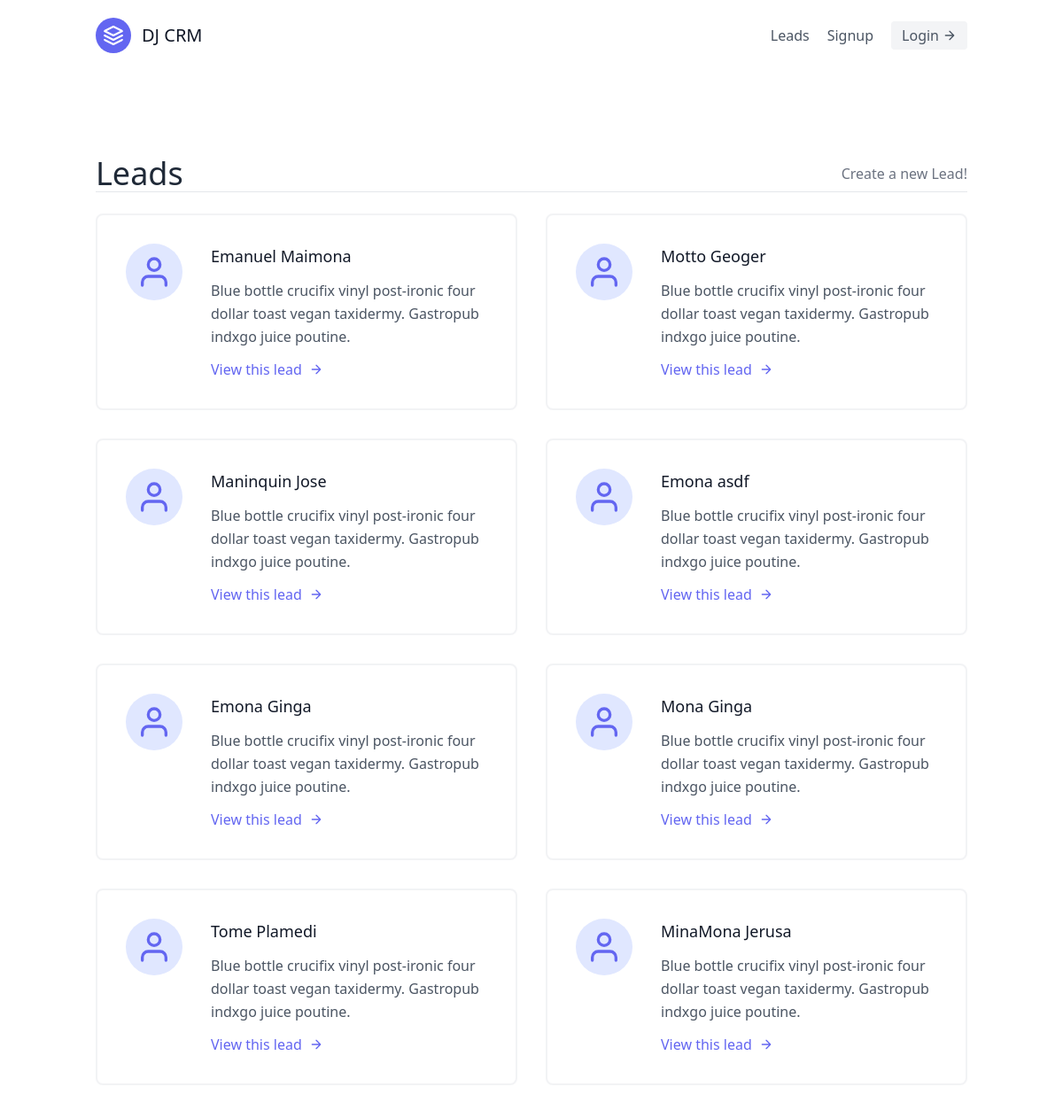
Page /leads/ on the earlier database version.
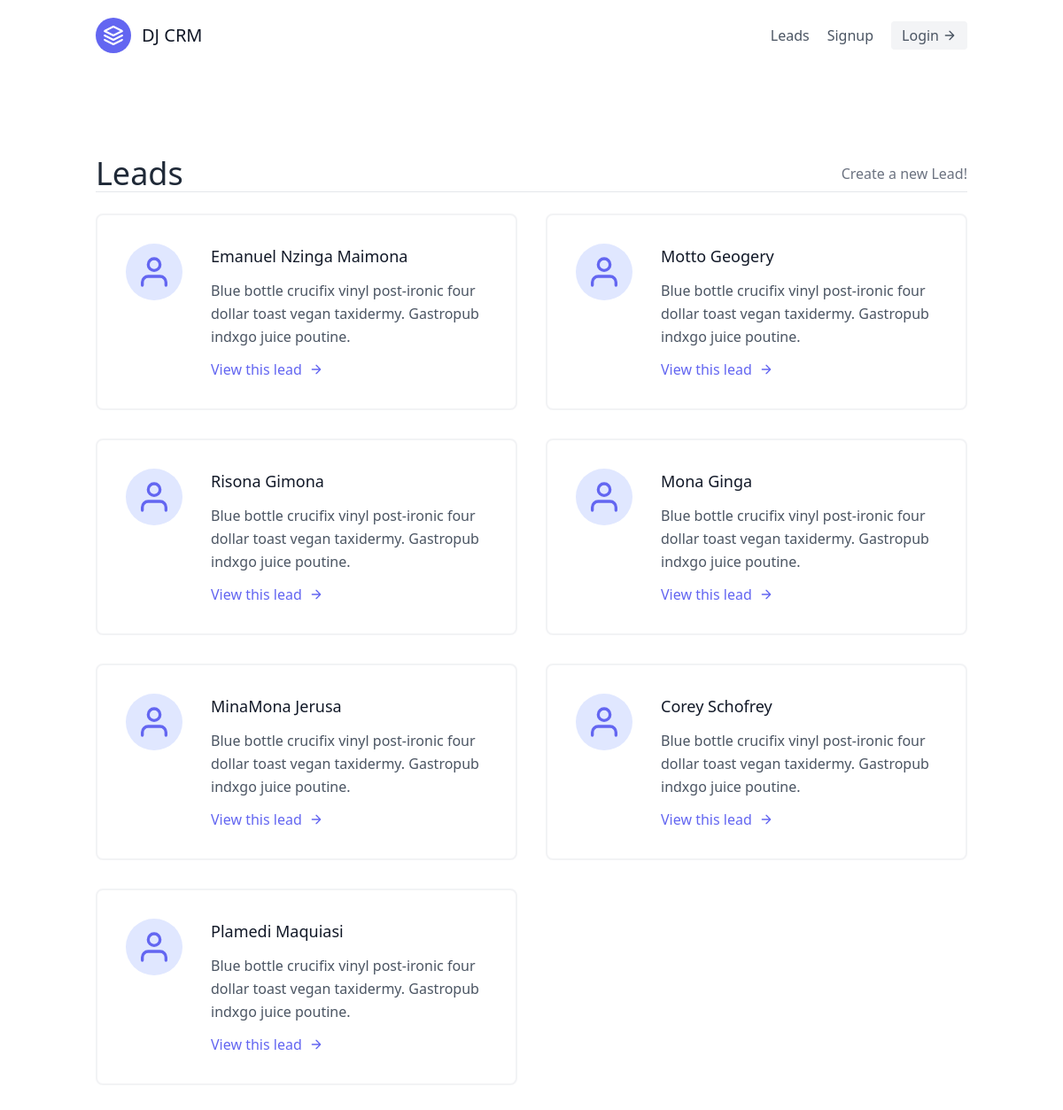
Same page on the later database version.
### leads/models.py (models this page shows, shortened)
class Lead(models.Model):
    first_name = models.CharField(max_length=20)
    last_name = models.CharField(max_length=20)
    age = models.IntegerField(default=0)
    agent = models.ForeignKey("Agent", on_delete=models.CASCADE)

### leads/views.py (the view)
# urls.py: path('', LeadListView.as_view(), name='lead-list'),
class LeadListView(ListView):
    template_name = 'leads/lead_list.html'
    queryset = Lead.objects.all()
    context_object_name = "leads"

### leads/templates/leads/lead_list.html (shortened to what this page needs)
{% extends 'base.html' %}
{% block content %}
<section class="text-gray-600 body-font">
    <div class="container px-5 py-24 mx-auto flex flex-wrap">
        <div class="w-full mb-6 py=6 flex justify-between items-center border-b border-gray-200 ">
            <div>
                <h1 class="text-4xl text-gray-800">Leads</h1>
            </div>
            <div>
                 <a class="text-gray-500 hover:text-blue-500"  href="{% url 'leads:lead-create'%}">Create a new Lead!</a>
            </div>
        </div>
        <div class="flex flex-wrap -m-4">
            {% for i in leads %}
            <div class="p-4 lg:w-1/2 md:w-full">
                <div class="flex border-2 rounded-lg border-gray-200 border-opacity-50 p-8 sm:flex-row flex-col">
                    <div class="w-16 h-16 sm:mr-8 sm:mb-0 mb-4 inline-flex items-center justify-center rounded-full bg-indigo-100 text-indigo-500 flex-shrink-0">
                    <svg fill="none" stroke="currentColor" stroke-linecap="round" stroke-linejoin="round" stroke-width="2" class="w-10 h-10" viewBox="0 0 24 24">
                        <path d="M20 21v-2a4 4 0 00-4-4H8a4 4 0 00-4 4v2"></path>
                        <circle cx="12" cy="7" r="4"></circle>
                    </svg>
                    </div>
                    <div class="flex-grow">
                    <h2 class="text-gray-900 text-lg title-font font-medium mb-3"> {{ i.first_name }} {{ i.last_name }} </h2>
                    <p class="leading-relaxed text-base">Blue bottle crucifix vinyl post-ironic four dollar toast vegan taxidermy. Gastropub indxgo juice poutine.</p>
                    <a href="{% url 'leads:lead-detail' i.pk %}" class="mt-3 text-indigo-500 inline-flex items-center">View this lead
                        <svg fill="none" stroke="currentColor" stroke-linecap="round" stroke-linejoin="round" stroke-width="2" class="w-4 h-4 ml-2" viewBox="0 0 24 24">
                        <path d="M5 12h14M12 5l7 7-7 7"></path>
                        </svg>
                    </a>
                    </div>
                </div>
            </div>
            {% endfor %}
        </div>
    </div>
  </section>
{% endblock %}

### templates/base.html (shortened to what this page needs)
<!DOCTYPE html>
<html lang="en">
<head>
    <script src="https://cdn.tailwindcss.com"></script>
</head>
<body>
    {% include 'navbar.html' %}
    <div class="max-w-7xl mx-auto">
    {% block content %}
    {% endblock content %}
    </div>
</body>
</html>

### templates/navbar.html
<header class="text-gray-600 body-font">
    <div class="container mx-auto flex flex-wrap p-5 flex-col md:flex-row items-center">
      <a class="flex title-font font-medium items-center text-gray-900 mb-4 md:mb-0">
        <svg xmlns="http://www.w3.org/2000/svg" fill="none" stroke="currentColor" stroke-linecap="round" stroke-linejoin="round" stroke-width="2" class="w-10 h-10 text-white p-2 bg-indigo-500 rounded-full" viewBox="0 0 24 24">
          <path d="M12 2L2 7l10 5 10-5-10-5zM2 17l10 5 10-5M2 12l10 5 10-5"></path>
        </svg>
        <span class="ml-3 text-xl">DJ CRM</span>
      </a>
      <nav class="md:ml-auto flex flex-wrap items-center text-base justify-center">
        <a href="{% url 'leads:lead-list'%}" class="mr-5 hover:text-gray-900">Leads</a>
        <a class="mr-5 hover:text-gray-900">Signup</a>
      </nav>
      <a href="#" class="inline-flex items-center bg-gray-100 border-0 py-1 px-3 focus:outline-none hover:bg-gray-200 rounded text-base mt-4 md:mt-0">Login
        <svg fill="none" stroke="currentColor" stroke-linecap="round" stroke-linejoin="round" stroke-width="2" class="w-4 h-4 ml-1" viewBox="0 0 24 24">
          <path d="M5 12h14M12 5l7 7-7 7"></path>
        </svg>
      </a>
    </div>
  </header>

Differences in the rows shown:
removed Lead: first_name "Maninquin", last_name "Jose"
removed Lead: first_name "Emona", last_name "Ginga"
removed Lead: first_name "Tome", last_name "Plamedi"
changed Lead "Maimona": first_name "Emanuel" → "Emanuel Nzinga"
changed Lead "Motto": last_name "Geoger" → "Geogery"
changed Lead: first_name "Emona" → "Risona"; last_name "asdf" → "Gimona"
added Lead: first_name "Corey", last_name "Schofrey"
added Lead: first_name "Plamedi", last_name "Maquiasi"
